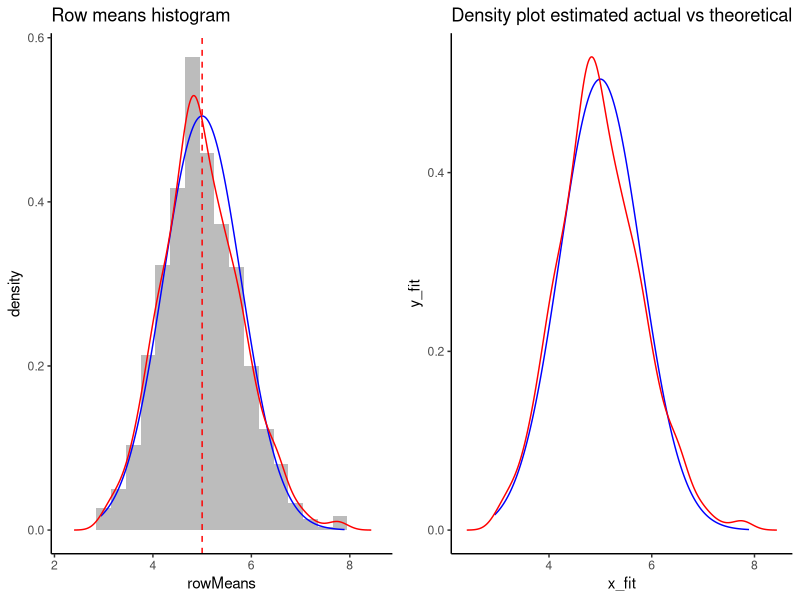

Write R code to recreate this figure.
## ---- chunk 1
library(ggplot2)
library(gridExtra)
set.seed(0)
noSim <- 1e3
lambda <- 0.2
sim <- matrix(rexp(noSim*40, rate=lambda), noSim, 40)
## ---- chunk 2
rowMeans <- rowMeans(sim)
## ---- chunk 3
#Actual density of the row mean function
actual_density <- density(rowMeans)

#Theoretical density of the distribution is a normal dist
xfit <- seq(min(rowMeans), max(rowMeans), length=length(actual_density$x)) #xfit
yfit <- dnorm(xfit, mean=1/lambda, sd=(1/lambda/sqrt(40)))  #yfit

#Put into a data frame
fit <- data.frame(x_fit = xfit,
                  y_fit = yfit,
                  x_act = actual_density$x,
                  y_act = actual_density$y)

#Plot the graph
ghist_row <- ggplot(data.frame(rowMeans),aes(x=rowMeans)) + 
  geom_histogram(binwidth = .3,aes(y=..density..),alpha=0.4) + theme_classic() +  
  geom_line(data=fit,aes(x=x_fit,y=yfit),color="blue") + 
  geom_line(data=fit,aes(x=x_act,y=y_act),color="red") + 
  ggtitle(label = "Row means histogram") +
  geom_vline(xintercept = 5, color = "red", linetype = "dashed")

ghist_var <- ggplot(fit,aes(fill="gray")) + theme_classic() +
  geom_line(aes(y = y_fit, x = x_fit),color="blue") + 
  geom_line(aes(y = y_act, x = x_act),color="red") +
  ggtitle("Density plot estimated actual vs theoretical")

grid.arrange(ghist_row, ghist_var, nrow = 1)
